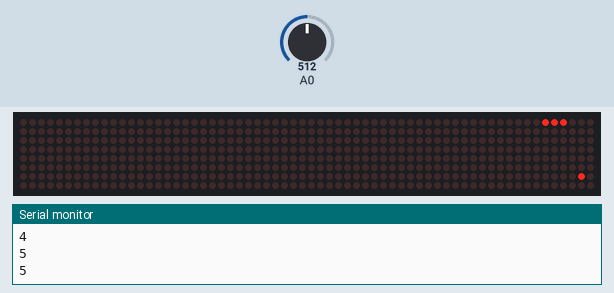
Bench run of a sketch on a simulated Arduino Uno, built with avr-gcc and run on an emulated ATmega328P. On the bench: 64×8 LED matrix, the last lines printed to the serial monitor. The test bench sets the inputs (shaded band); at power-on: A0 = 512. Random numbers use the default seed unless the sketch sets one.

Above: at 0.71 s.
1.3 s: A0 set to 843
At 1.5 s:
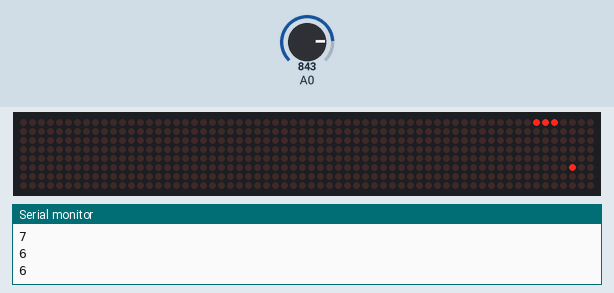
3.6 s: A0 set to 866
6.7 s: A0 set to 842
9.8 s: A0 set to 862
At 10.23 s:
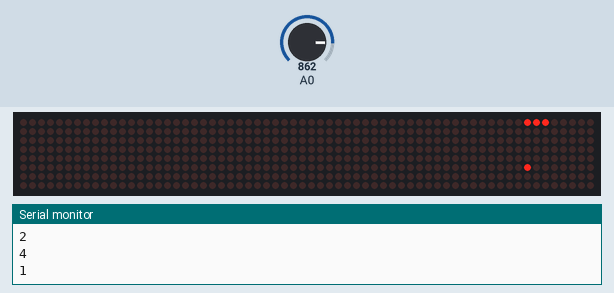
12.1 s: A0 set to 527
At 12.28 s:
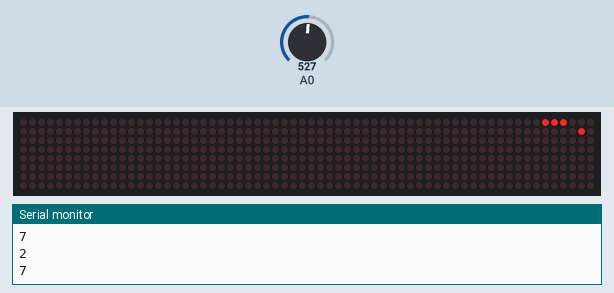
13.8 s: A0 set to 496
At 20.03 s:
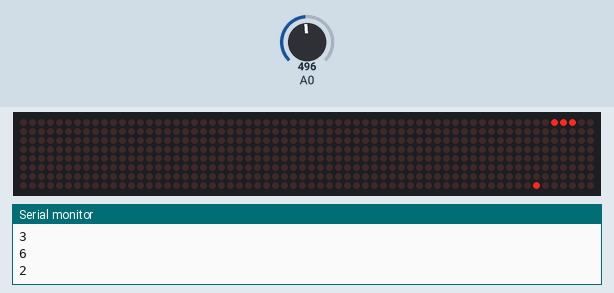
Timing chart, 0 to 21.3 s (numbered marks = the images above; inputs shaded):
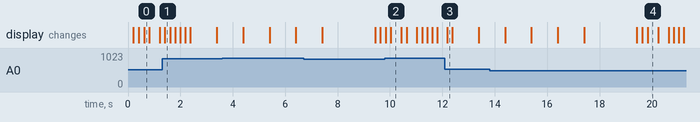

Measured:
- the behaviour switches between 512 and 511 on A0 (found by bisection; images 3 and 4)

The sketch:

pong.ino
```cpp
#include <LedControl.h>

const int DIN = 12;
const int CS = 11;
const int CLK = 10;
int value = 0;
int position[6] = {0,0,0,0,0,0};
//0 - 7; 1 - 14; 2 - 28; 3 - 56; 4 - 112  ; 5 - 224;
int imagem[8][8];
char horizontal = 'd';
char vertical = 'c';
char verif = 'f';
int position_y = random(1, 7);
int position_x = random(1, 7);
int cont = 200;
LedControl lc = LedControl(DIN, CLK, CS, 0);

const byte U[] = {
  B00000000,
  B00000000,
  B01111110,
  B01000000,
  B01000000,
  B01111110,
  B00000000,
  B00000000
};

const byte L[] = {
  B00000000,
  B00000000,
  B00000000,
  B01111110,
  B01000000,
  B01000000,
  B00000000,
  B00000000
};

const byte O[] = {
  B00000000,
  B00000000,
  B01111110,
  B01000010,
  B01000010,
  B01111110,
  B00000000,
  B00000000
};

const byte S[] = {
  B00000000,
  B00000000,
  B01000110,
  B01001001,
  B01001001,
  B00110001,
  B00000000,
  B00000000
};

const byte E[] = {
  B00000000,
  B00000000,
  B01111110,
  B01001010,
  B01001010,
  B01000010,
  B00000000,
  B00000000
};

const byte clean[] = {
  B00000000,
  B00000000,
  B00000000,
  B00000000,
  B00000000,
  B00000000,
  B00000000,
  B00000000
};

const byte sadface[] = {
  B00000000,
  B01000000,
  B00100100,
  B00100000,
  B00100000,
  B00100100,
  B01000000,
  B00000000
};

void setup() {
  // put your setup code here, to run once:
  lc.shutdown(0, false);
  lc.setIntensity(0, 8);
  Serial.begin(9600);
  randomSeed(analogRead(0));
}

void lose_message(){
  for(int i = 0; i < 8; i++){
    lc.setRow(0, i, U[i]);
  }
  delay(1000);
  for(int i = 0; i < 8; i++){
    lc.setRow(0, i, L[i]);
  }
  delay(1000);
  for(int i = 0; i < 8; i++){
    lc.setRow(0, i, O[i]);
  }
  delay(1000);
  for(int i = 0; i < 8; i++){
    lc.setRow(0, i, S[i]);
  }
  delay(1000);
  for(int i = 0; i < 8; i++){
    lc.setRow(0, i, E[i]);
  }
  delay(1000);
  for(int i = 0; i < 8; i++){
    lc.setRow(0, i, sadface[i]);
  }
  delay(1000);
  for(int i = 0; i < 8; i++){
    lc.setRow(0, i, sadface[i]);
  }
  delay(1000);
  verif = 'f';
  position_y = random(1, 7);
  position_x = random(1, 7);
  for(int i = 0; i < 8; i++){
    lc.setRow(0, i, clean[i]);
  }
  horizontal = 'd';
  cont = 200;
}

void position_jogador(){
  for(int i = 0; i < 6; i++){
    if(position[i] == 1){
      if(int(7*pow(2, i)) % 2 != 0 && int(7*pow(2, i) > 7)){
        lc.setRow(0, 0, int(7*pow(2,i))+1);
      }else{
        lc.setRow(0, 0, int(7*pow(2, i)));
      }
    }
  }
}

void movimento_bola(){
  imagem[position_y][position_x] = 0;

  if(verif == 'f'){
    if(position_x == 7 || position_x == 1 || position_y == 0 || position_y == 7) verif = 't';
  }else{
    verif = 'f';
  }

  switch(horizontal){
    case ('d'):
      if(position_x == 7){
        horizontal = 'e';
      }else{
        if(verif == 'f') position_x++;
      }
      break;
    case ('e'):
        if(position_x == 1){
          if(vertical == 'c'){
            if(position_y == 7){
              if(imagem[position_y - 1][0] == 1) horizontal = 'd';
              else verif = 'P';
            }else{
              if(imagem[position_y + 1][0] == 1) horizontal = 'd';
              else verif = 'P';
            }
          }else{//vertical = 'b';
            if(position_y == 0){
              if(imagem[position_y + 1][0] == 1) horizontal = 'd';
              else verif = 'P';
            }else{
              if(imagem[position_y - 1][0] == 1) horizontal = 'd';
              else verif = 'P';
            }
          }
        }else{
          if(verif == 'f') position_x--;
        }
      break;
  }

  switch(vertical){
    case ('c'):
      if(position_y == 7){
        vertical = 'b';
      }else{
        if(verif == 'f') position_y++;
      }
      break;
    case ('b'):
      if(position_y == 0){
        vertical = 'c';
      }else{
        if(verif == 'f') position_y--;
      }
      break;
  }
  imagem[position_y][position_x] = 1;
}
void define_posicao(){
  if(value < 170.5){
    for(int i = 0; i < 6; i++){
      position[i] = 0;
      imagem[i][0] = 0;
    }
    position[0] = 1;
    imagem[7][0] = 1;
    imagem[6][0] = 1;
    imagem[5][0] = 1;
  }else{
    if(value < 341){
      for(int i = 0; i < 6; i++){
        position[i] = 0;
        imagem[i][0] = 0;
      }
      position[1] = 1;
      imagem[6][0] = 1;
      imagem[5][0] = 1;
      imagem[4][0] = 1;
    }else{
      if(value < 511.5){
        for(int i = 0; i < 6; i++) {
          position[i] = 0;
          imagem[i][0] = 0;
        }
        position[2] = 1;
        imagem[5][0] = 1;
        imagem[4][0] = 1;
        imagem[3][0] = 1;
      }else{
        if(value < 682){
          for(int i = 0; i < 6; i++){
            position[i] = 0;
            imagem[i][0] = 0;
          }
          position[3] = 1;
          imagem[4][0] = 1;
          imagem[3][0] = 1;
          imagem[2][0] = 1;
        }else{
          if(value < 852.5){
            for(int i = 0; i < 6; i++){
              position[i] = 0;
              imagem[i][0] = 0;
            }
            position[4] = 1;
            imagem[3][0] = 1;
            imagem[2][0] = 1;
            imagem[1][0] = 1;
          }else{
            for(int i = 0; i < 6; i++){
              position[i] = 0;
              imagem[i][0] = 0;
            }
            position[5] = 1;
            imagem[2][0] = 1;
            imagem[1][0] = 1;
            imagem[0][0] = 1;
          }
        }
      }
    }
  }
}

void loop() {

  value = analogRead(A0);
  lc.setLed(0, position_x, position_y, false);
  Serial.println(position_x);
  Serial.println(position_y);

  define_posicao();
  position_jogador();
  movimento_bola();
  lc.setLed(0, position_x, position_y, true);

  if(verif == 'P') lose_message();

  delay(cont);
  if(cont >= 70) cont -= 0.15;
}
```
